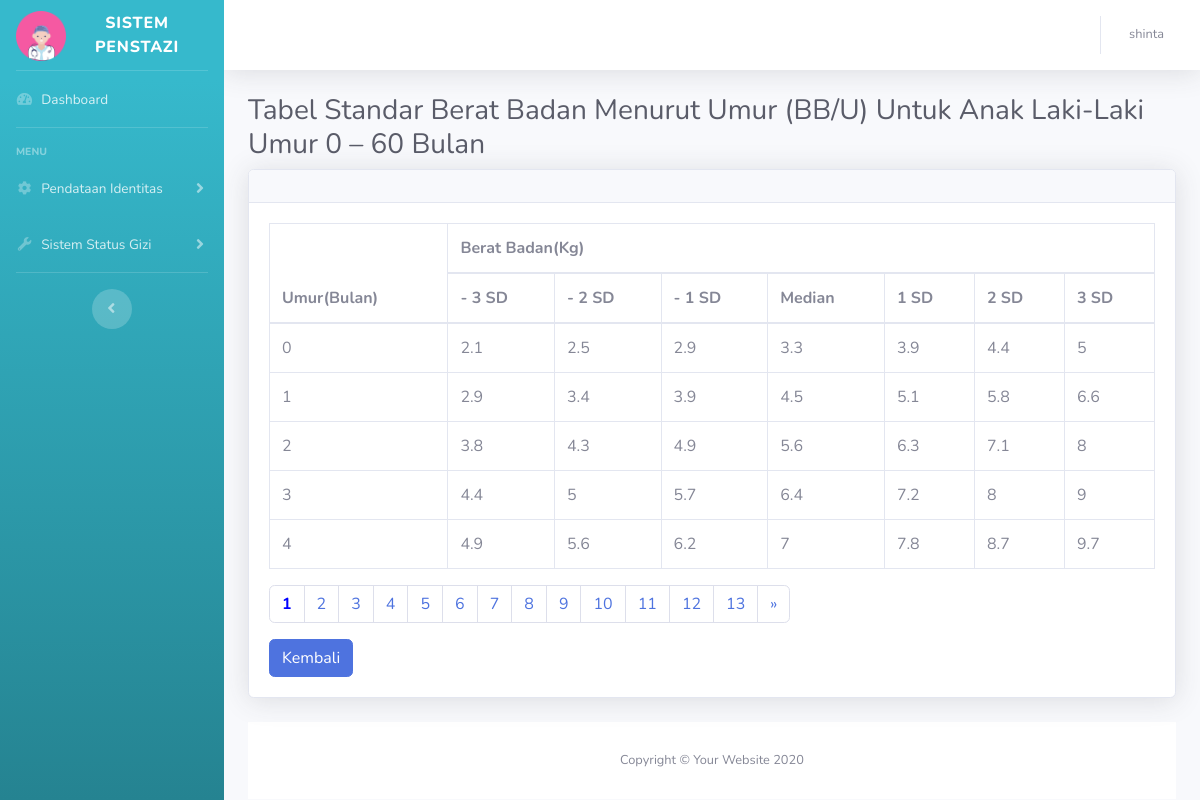
/sistempenstazi/bbumurlakilaki.php (signed in), run on the app's committed database.
### tables this page shows
CREATE TABLE `user` (
  `id` int(11) NOT NULL,
  `nama` varchar(50) NOT NULL,
  `username` varchar(16) NOT NULL,
  `email` varchar(30) NOT NULL,
  `password` varchar(255) NOT NULL
);

CREATE TABLE `bbu_lakilaki` (
  `id_bbulakilaki` int(11) NOT NULL,
  `umur_bulan` double NOT NULL,
  `-3sd` double NOT NULL,
  `-2sd` double NOT NULL,
  `-1sd` double NOT NULL,
  `median` double NOT NULL,
  `1sd` double NOT NULL,
  `2sd` double NOT NULL,
  `3sd` double NOT NULL
);

### sistempenstazi/functions.php (called while the page is built, shortened)
<?php
$conn = mysqli_connect("localhost", "root", "", "gizi");
function query($query){
    global $conn;
    $result = mysqli_query($conn, $query);
    $rows = [];
    while( $row = mysqli_fetch_assoc($result) ) {
        $rows[] = $row;
    }
    return $rows;
}
?>

### sistempenstazi/bbumurlakilaki.php (the view, shortened to what this page needs)
<?php
require 'functions.php';
$user = mysqli_fetch_assoc(mysqli_query($conn, "SELECT * FROM user WHERE username = '$_SESSION[login]'"));
$jumlahdataperhalaman = 5;
$jumlahdata = count(query("SELECT * FROM bbu_lakilaki"));
$jumlahhalaman = ceil($jumlahdata / $jumlahdataperhalaman);
$halamanaktif = ( isset($_GET["halaman"]) ) ? $_GET["halaman"] : 1;
$awaldata = ( $jumlahdataperhalaman * $halamanaktif ) - $jumlahdataperhalaman;
$bbulakilaki = query("SELECT * FROM bbu_lakilaki LIMIT $awaldata, $jumlahdataperhalaman");
?>
<!DOCTYPE html>
<html lang="en">
<head>
    <link href="vendor/fontawesome-free/css/all.min.css" rel="stylesheet" type="text/css">
    <link href="css/sb-admin-2.min.css" rel="stylesheet">
</head>
<body id="page-top">
    <div id="wrapper">
        <ul class="navbar-nav bg-gradient-info sidebar sidebar-dark accordion" id="accordionSidebar">
            <a class="sidebar-brand d-flex align-items-center justify-content-center" href="index.html">
                <div class="sidebar-brand-icon">
                    <i><img src="img/logo.png" width="50px" height="50px"></i>
                </div>
                <div class="sidebar-brand-text mx-3">Sistem Penstazi</div>
            </a>
            <hr class="sidebar-divider my-0">
            <li class="nav-item">
                <a class="nav-link" href="index.php">
                    <i class="fas fa-fw fa-tachometer-alt"></i>
                    <span>Dashboard</span></a>
            </li>
              <hr class="sidebar-divider">
<div class="sidebar-heading">
    Menu
</div>
<li class="nav-item">
    <a class="nav-link collapsed" href="#" data-toggle="collapse" data-target="#collapseTwo"
        aria-expanded="true" aria-controls="collapseTwo">
        <i class="fas fa-fw fa-cog"></i>
        <span>Pendataan Identitas</span>
    </a>
</li>
            <li class="nav-item">
                <a class="nav-link collapsed" href="#" data-toggle="collapse" data-target="#collapseUtilities"
                    aria-expanded="true" aria-controls="collapseUtilities">
                    <i class="fas fa-fw fa-wrench"></i>
                    <span>Sistem Status Gizi</span>
                </a>
            </li>
            <hr class="sidebar-divider">
            <div class="text-center d-none d-md-inline">
                <button class="rounded-circle border-0" id="sidebarToggle"></button>
            </div>
        </ul>
        <div id="content-wrapper" class="d-flex flex-column">
            <div id="content">
                <nav class="navbar navbar-expand navbar-light bg-white topbar mb-4 static-top shadow">
                    <ul class="navbar-nav ml-auto">
                        <li class="nav-item dropdown no-arrow">
                            <a class="nav-link dropdown-toggle" href="#" id="userDropdown" role="button"
                                data-toggle="dropdown" aria-haspopup="true" aria-expanded="false">
                                <span class="mr-2 d-none d-lg-inline text-gray-600 small"><?= $user['username']; ?></span>
                            </a>
                        </li>
                    </ul>
                </nav>
                <div class="container-fluid">
                    <h1 class="h3 mb-2 text-gray-800">Tabel Standar Berat Badan Menurut Umur (BB/U) Untuk Anak Laki-Laki Umur 0 – 60 Bulan</h1>
                    <div class="card shadow mb-4">
                        <div class="card-header py-3">
                        </div>
                        <div class="card-body">
                            <div class="table-responsive">
                                <table class="table table-bordered" id="dataTable" width="100%" cellspacing="0">
                                    <thead>
                                        <tr>
                                            <th rowspan="2">Umur(Bulan)</th>
                                            <th colspan="7">Berat Badan(Kg)</th>
                                        </tr>
                                        <tr>
                                            <th>- 3 SD</th>
                                            <th>- 2 SD</th>
                                            <th>- 1 SD</th>
                                            <th>Median</th>
                                            <th>1 SD</th>
                                            <th>2 SD</th>
                                            <th>3 SD</th>
                                        </tr>
                                    </thead>
                                    <tbody>
                                        <?php foreach( $bbulakilaki as $row ) : ?>
                                        <tr>
                                            <td><?= $row["umur_bulan"]; ?></td>
                                            <td><?= $row["-3sd"]; ?></td>
                                            <td><?= $row["-2sd"]; ?></td>
                                            <td><?= $row["-1sd"]; ?></td>
                                            <td><?= $row["median"]; ?></td>
                                            <td><?= $row["1sd"]; ?></td>
                                            <td><?= $row["2sd"]; ?></td>
                                            <td><?= $row["3sd"]; ?></td>
                                        </tr>
                                        <?php endforeach; ?>
                                    </tbody>
                                </table>
                            </div>
                            <ul class="pagination">
                            <?php for( $i = 1; $i <= $jumlahhalaman; $i++ ) : ?>
                                    <?php if( $i== $halamanaktif ) : ?>
                                            <li class="page-item"><a class="page-link" href="?halaman=<?= $i; ?>" style="font-weight: bold; color:blue"><?= $i; ?></a></li>
                                        <?php else: ?>
                                            <li class="page-item"><a class="page-link" href="?halaman=<?= $i; ?>"><?= $i; ?></a></li>
                                    <?php endif; ?>
                            <?php endfor; ?>
                                <?php if( $halamanaktif < $jumlahhalaman ) : ?>
                                        <li class="page-item"><a class="page-link" href="?halaman=<?= $halamanaktif + 1; ?>">&raquo;</a></li>
                                    <?php endif; ?>
                            </ul>
                            <a href="index.php" class="btn btn-primary">Kembali</a>
                        </div>
                    </div>
            <footer class="sticky-footer bg-white">
                <div class="container my-auto">
                    <div class="copyright text-center my-auto">
                        <span>Copyright &copy; Your Website 2020</span>
                    </div>
                </div>
            </footer>
        </div>
    </div>
</body>
</html>

### data on the page
user: username "shinta"
bbu_lakilaki: umur_bulan "0", value "2.1", value "2.5", value "2.9", median "3.3", 1sd "3.9", 2sd "4.4", 3sd "5"
bbu_lakilaki: umur_bulan "1", value "2.9", value "3.4", value "3.9", median "4.5", 1sd "5.1", 2sd "5.8", 3sd "6.6"
bbu_lakilaki: umur_bulan "2", value "3.8", value "4.3", value "4.9", median "5.6", 1sd "6.3", 2sd "7.1", 3sd "8"
bbu_lakilaki: umur_bulan "3", value "4.4", value "5", value "5.7", median "6.4", 1sd "7.2", 2sd "8", 3sd "9"
bbu_lakilaki: umur_bulan "4", value "4.9", value "5.6", value "6.2", median "7", 1sd "7.8", 2sd "8.7", 3sd "9.7"
